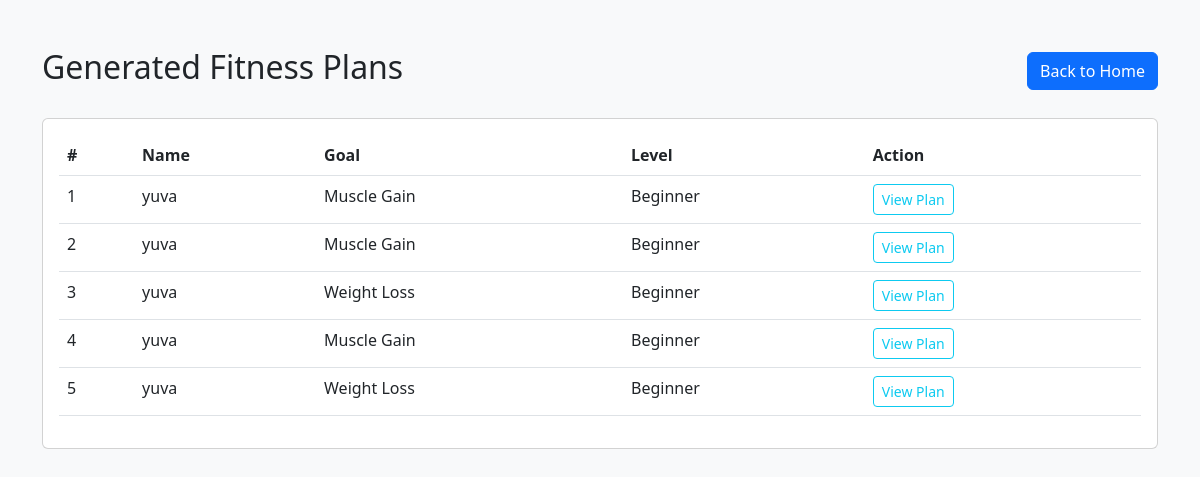
Screenshot of /users with the database file from the repository.
### tables this page shows
CREATE TABLE users (
            id INTEGER PRIMARY KEY AUTOINCREMENT,
            name TEXT NOT NULL,
            age INTEGER,
            gender TEXT,
            fitness_goal TEXT,
            experience_level TEXT,
            dietary_preference TEXT,
            workout_plan TEXT,
            diet_plan TEXT
        );

### app/routes.py (the view)
@router.get("/users", response_class=HTMLResponse)
def list_users(request: Request):
    users = get_all_users()
    return templates.TemplateResponse(
        request=request,
        name="all_users.html",
        context={"users": users}
    )

### templates/all_users.html (shortened to what this page needs)
<!DOCTYPE html>
<html lang="en">
<head>
    <link href="https://cdn.jsdelivr.net/npm/bootstrap@5.3.0/dist/css/bootstrap.min.css" rel="stylesheet">
</head>
<body class="bg-light">
    <div class="container my-5">
        <div class="d-flex justify-content-between align-items-center mb-4">
            <h2>Generated Fitness Plans</h2>
            <a href="/" class="btn btn-primary">Back to Home</a>
        </div>
        <div class="card p-3">
            <table class="table table-hover">
                <thead>
                    <tr>
                        <th>#</th>
                        <th>Name</th>
                        <th>Goal</th>
                        <th>Level</th>
                        <th>Action</th>
                    </tr>
                </thead>
                <tbody>
                    {% for user in users %}
                    <tr>
                        <td>{{ user[0] }}</td>
                        <td>{{ user[1] }}</td>
                        <td>{{ user[2] }}</td>
                        <td>{{ user[3] }}</td>
                        <td><a href="/result/{{ user[0] }}" class="btn btn-sm btn-outline-info">View Plan</a></td>
                    </tr>
                    {% endfor %}
                </tbody>
            </table>
        </div>
    </div>
</body>
</html>

### rows the page displays
users: id "1", name "yuva", fitness_goal "Muscle Gain", experience_level "Beginner"
users: id "2", name "yuva", fitness_goal "Muscle Gain", experience_level "Beginner"
users: id "3", name "yuva", fitness_goal "Weight Loss", experience_level "Beginner"
users: id "4", name "yuva", fitness_goal "Muscle Gain", experience_level "Beginner"
users: id "5", name "yuva", fitness_goal "Weight Loss", experience_level "Beginner"
